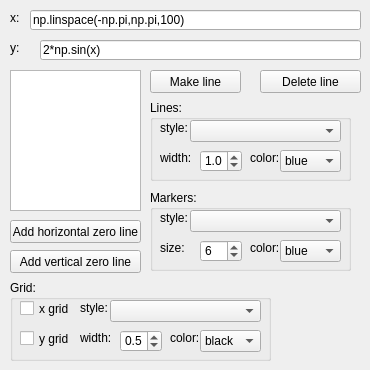
    <widget class="QWidget" name="linestab">
     <attribute name="title">
      <string>Lines</string>
     </attribute>
     <widget class="QPushButton" name="pushButton_makeline">
      <property name="geometry">
       <rect>
        <x>150</x>
        <y>70</y>
        <width>91</width>
        <height>23</height>
       </rect>
      </property>
      <property name="text">
       <string>Make line</string>
      </property>
     </widget>
     <widget class="QLabel" name="label">
      <property name="geometry">
       <rect>
        <x>10</x>
        <y>10</y>
        <width>16</width>
        <height>16</height>
       </rect>
      </property>
      <property name="text">
       <string>x:</string>
      </property>
     </widget>
     <widget class="QLabel" name="label_3">
      <property name="geometry">
       <rect>
        <x>10</x>
        <y>40</y>
        <width>21</width>
        <height>16</height>
       </rect>
      </property>
      <property name="text">
       <string>y:</string>
      </property>
     </widget>
     <widget class="QListWidget" name="listWidget_lines">
      <property name="geometry">
       <rect>
        <x>10</x>
        <y>70</y>
        <width>131</width>
        <height>141</height>
       </rect>
      </property>
      <property name="dragDropMode">
       <enum>QAbstractItemView::InternalMove</enum>
      </property>
     </widget>
     <widget class="QPushButton" name="pushButton_deleteline">
      <property name="geometry">
       <rect>
        <x>260</x>
        <y>70</y>
        <width>101</width>
        <height>23</height>
       </rect>
      </property>
      <property name="text">
       <string>Delete line</string>
      </property>
     </widget>
     <widget class="QLineEdit" name="lineEdit_x">
      <property name="geometry">
       <rect>
        <x>30</x>
        <y>10</y>
        <width>331</width>
        <height>20</height>
       </rect>
      </property>
      <property name="text">
       <string>np.linspace(-np.pi,np.pi,100)</string>
      </property>
     </widget>
     <widget class="QLineEdit" name="lineEdit_y">
      <property name="geometry">
       <rect>
        <x>40</x>
        <y>40</y>
        <width>321</width>
        <height>20</height>
       </rect>
      </property>
      <property name="text">
       <string>2*np.sin(x)</string>
      </property>
     </widget>
     <widget class="QPushButton" name="pushButton_hline">
      <property name="geometry">
       <rect>
        <x>10</x>
        <y>220</y>
        <width>131</width>
        <height>23</height>
       </rect>
      </property>
      <property name="text">
       <string>Add horizontal zero line</string>
      </property>
     </widget>
     <widget class="QPushButton" name="pushButton_vline">
      <property name="geometry">
       <rect>
        <x>10</x>
        <y>250</y>
        <width>131</width>
        <height>23</height>
       </rect>
      </property>
      <property name="text">
       <string>Add vertical zero line</string>
      </property>
     </widget>
     <widget class="QGroupBox" name="groupBox">
      <property name="geometry">
       <rect>
        <x>150</x>
        <y>100</y>
        <width>201</width>
        <height>81</height>
       </rect>
      </property>
      <property name="title">
       <string>Lines:</string>
      </property>
      <widget class="QLabel" name="label_23">
       <property name="geometry">
        <rect>
         <x>10</x>
         <y>20</y>
         <width>41</width>
         <height>16</height>
        </rect>
       </property>
       <property name="text">
        <string>style:</string>
       </property>
      </widget>
      <widget class="QComboBox" name="comboBox_linestyle">
       <property name="geometry">
        <rect>
         <x>40</x>
         <y>20</y>
         <width>151</width>
         <height>22</height>
        </rect>
       </property>
      </widget>
      <widget class="QLabel" name="label_24">
       <property name="geometry">
        <rect>
         <x>10</x>
         <y>50</y>
         <width>41</width>
         <height>16</height>
        </rect>
       </property>
       <property name="text">
        <string>width:</string>
       </property>
      </widget>
      <widget class="QDoubleSpinBox" name="doubleSpinBox_linewidth">
       <property name="geometry">
        <rect>
         <x>50</x>
         <y>50</y>
         <width>42</width>
         <height>22</height>
        </rect>
       </property>
       <property name="decimals">
        <number>1</number>
       </property>
       <property name="singleStep">
        <double>0.500000000000000</double>
       </property>
       <property name="value">
        <double>1.000000000000000</double>
       </property>
      </widget>
      <widget class="QLabel" name="label_25">
       <property name="geometry">
        <rect>
         <x>100</x>
         <y>50</y>
         <width>41</width>
         <height>16</height>
        </rect>
       </property>
       <property name="text">
        <string>color:</string>
       </property>
      </widget>
      <widget class="QComboBox" name="comboBox_linecolor">
       <property name="geometry">
        <rect>
         <x>130</x>
         <y>50</y>
         <width>61</width>
         <height>22</height>
        </rect>
       </property>
       <property name="currentIndex">
        <number>13</number>
       </property>
       <item>
        <property name="text">
         <string>white</string>
        </property>
       </item>
       <item>
        <property name="text">
         <string>silver</string>
        </property>
       </item>
       <item>
        <property name="text">
         <string>grey</string>
        </property>
       </item>
       <item>
        <property name="text">
         <string>black</string>
        </property>
       </item>
       <item>
        <property name="text">
         <string>red</string>
        </property>
       </item>
       <item>
        <property name="text">
         <string>maroon</string>
        </property>
       </item>
       <item>
        <property name="text">
         <string>orange</string>
        </property>
       </item>
       <item>
        <property name="text">
         <string>yellow</string>
        </property>
       </item>
       <item>
        <property name="text">
         <string>olive</string>
        </property>
       </item>
       <item>
        <property name="text">
         <string>lime</string>
        </property>
       </item>
       <item>
        <property name="text">
         <string>green</string>
        </property>
       </item>
       <item>
        <property name="text">
         <string>aqua</string>
        </property>
       </item>
       <item>
        <property name="text">
         <string>teal</string>
        </property>
       </item>
       <item>
        <property name="text">
         <string>blue</string>
        </property>
       </item>
       <item>
        <property name="text">
         <string>navy</string>
        </property>
       </item>
       <item>
        <property name="text">
         <string>fuchsia</string>
        </property>
       </item>
       <item>
        <property name="text">
         <string>purple</string>
        </property>
       </item>
      </widget>
     </widget>
     <widget class="QGroupBox" name="groupBox_2">
      <property name="geometry">
       <rect>
        <x>150</x>
        <y>190</y>
        <width>201</width>
        <height>81</height>
       </rect>
      </property>
      <property name="title">
       <string>Markers:</string>
      </property>
      <widget class="QComboBox" name="comboBox_markerstyle">
       <property name="geometry">
        <rect>
         <x>40</x>
         <y>20</y>
         <width>151</width>
         <height>22</height>
        </rect>
       </property>
      </widget>
      <widget class="QLabel" name="label_26">
       <property name="geometry">
        <rect>
         <x>10</x>
         <y>20</y>
         <width>41</width>
         <height>16</height>
        </rect>
       </property>
       <property name="text">
        <string>style:</string>
       </property>
      </widget>
      <widget class="QLabel" name="label_27">
       <property name="geometry">
        <rect>
         <x>10</x>
         <y>50</y>
         <width>41</width>
         <height>16</height>
        </rect>
       </property>
       <property name="text">
        <string>size:</string>
       </property>
      </widget>
      <widget class="QSpinBox" name="spinBox_markersize">
       <property name="geometry">
        <rect>
         <x>50</x>
         <y>50</y>
         <width>42</width>
         <height>22</height>
        </rect>
       </property>
       <property name="value">
        <number>6</number>
       </property>
      </widget>
      <widget class="QLabel" name="label_28">
       <property name="geometry">
        <rect>
         <x>100</x>
         <y>50</y>
         <width>41</width>
         <height>16</height>
        </rect>
       </property>
       <property name="text">
        <string>color:</string>
       </property>
      </widget>
      <widget class="QComboBox" name="comboBox_markercolor">
       <property name="geometry">
        <rect>
         <x>130</x>
         <y>50</y>
         <width>61</width>
         <height>22</height>
        </rect>
       </property>
       <property name="currentIndex">
        <number>13</number>
       </property>
       <item>
        <property name="text">
         <string>white</string>
        </property>
       </item>
       <item>
        <property name="text">
         <string>silver</string>
        </property>
       </item>
       <item>
        <property name="text">
         <string>grey</string>
        </property>
       </item>
       <item>
        <property name="text">
         <string>black</string>
        </property>
       </item>
       <item>
        <property name="text">
         <string>red</string>
        </property>
       </item>
       <item>
        <property name="text">
         <string>maroon</string>
        </property>
       </item>
       <item>
        <property name="text">
         <string>orange</string>
        </property>
       </item>
       <item>
        <property name="text">
         <string>yellow</string>
        </property>
       </item>
       <item>
        <property name="text">
         <string>olive</string>
        </property>
       </item>
       <item>
        <property name="text">
         <string>lime</string>
        </property>
       </item>
       <item>
        <property name="text">
         <string>green</string>
        </property>
       </item>
       <item>
        <property name="text">
         <string>aqua</string>
        </property>
       </item>
       <item>
        <property name="text">
         <string>teal</string>
        </property>
       </item>
       <item>
        <property name="text">
         <string>blue</string>
        </property>
       </item>
       <item>
        <property name="text">
         <string>navy</string>
        </property>
       </item>
       <item>
        <property name="text">
         <string>fuchsia</string>
        </property>
       </item>
       <item>
        <property name="text">
         <string>purple</string>
        </property>
       </item>
      </widget>
     </widget>
     <widget class="QGroupBox" name="groupBox_5">
      <property name="geometry">
       <rect>
        <x>10</x>
        <y>280</y>
        <width>261</width>
        <height>81</height>
       </rect>
      </property>
      <property name="title">
       <string>Grid:</string>
      </property>
      <widget class="QLabel" name="label_29">
       <property name="geometry">
        <rect>
         <x>70</x>
         <y>20</y>
         <width>41</width>
         <height>16</height>
        </rect>
       </property>
       <property name="text">
        <string>style:</string>
       </property>
      </widget>
      <widget class="QComboBox" name="comboBox_gridstyle">
       <property name="geometry">
        <rect>
         <x>100</x>
         <y>20</y>
         <width>151</width>
         <height>22</height>
        </rect>
       </property>
      </widget>
      <widget class="QLabel" name="label_57">
       <property name="geometry">
        <rect>
         <x>70</x>
         <y>50</y>
         <width>41</width>
         <height>16</height>
        </rect>
       </property>
       <property name="text">
        <string>width:</string>
       </property>
      </widget>
      <widget class="QDoubleSpinBox" name="doubleSpinBox_gridwidth">
       <property name="geometry">
        <rect>
         <x>110</x>
         <y>50</y>
         <width>42</width>
         <height>22</height>
        </rect>
       </property>
       <property name="decimals">
        <number>1</number>
       </property>
       <property name="singleStep">
        <double>0.500000000000000</double>
       </property>
       <property name="value">
        <double>0.500000000000000</double>
       </property>
      </widget>
      <widget class="QLabel" name="label_58">
       <property name="geometry">
        <rect>
         <x>160</x>
         <y>50</y>
         <width>41</width>
         <height>16</height>
        </rect>
       </property>
       <property name="text">
        <string>color:</string>
       </property>
      </widget>
      <widget class="QComboBox" name="comboBox_gridcolor">
       <property name="geometry">
        <rect>
         <x>190</x>
         <y>50</y>
         <width>61</width>
         <height>22</height>
        </rect>
       </property>
       <property name="currentIndex">
        <number>3</number>
       </property>
       <item>
        <property name="text">
         <string>white</string>
        </property>
       </item>
       <item>
        <property name="text">
         <string>silver</string>
        </property>
       </item>
       <item>
        <property name="text">
         <string>grey</string>
        </property>
       </item>
       <item>
        <property name="text">
         <string>black</string>
        </property>
       </item>
       <item>
        <property name="text">
         <string>red</string>
        </property>
       </item>
       <item>
        <property name="text">
         <string>maroon</string>
        </property>
       </item>
       <item>
        <property name="text">
         <string>orange</string>
        </property>
       </item>
       <item>
        <property name="text">
         <string>yellow</string>
        </property>
       </item>
       <item>
        <property name="text">
         <string>olive</string>
        </property>
       </item>
       <item>
        <property name="text">
         <string>lime</string>
        </property>
       </item>
       <item>
        <property name="text">
         <string>green</string>
        </property>
       </item>
       <item>
        <property name="text">
         <string>aqua</string>
        </property>
       </item>
       <item>
        <property name="text">
         <string>teal</string>
        </property>
       </item>
       <item>
        <property name="text">
         <string>blue</string>
        </property>
       </item>
       <item>
        <property name="text">
         <string>navy</string>
        </property>
       </item>
       <item>
        <property name="text">
         <string>fuchsia</string>
        </property>
       </item>
       <item>
        <property name="text">
         <string>purple</string>
        </property>
       </item>
      </widget>
      <widget class="QCheckBox" name="checkBox_xgrid">
       <property name="geometry">
        <rect>
         <x>10</x>
         <y>20</y>
         <width>51</width>
         <height>17</height>
        </rect>
       </property>
       <property name="text">
        <string>x grid</string>
       </property>
      </widget>
      <widget class="QCheckBox" name="checkBox_ygrid">
       <property name="geometry">
        <rect>
         <x>10</x>
         <y>50</y>
         <width>51</width>
         <height>17</height>
        </rect>
       </property>
       <property name="text">
        <string>y grid</string>
       </property>
      </widget>
     </widget>
     <zorder>groupBox_2</zorder>
     <zorder>groupBox</zorder>
     <zorder>pushButton_makeline</zorder>
     <zorder>label</zorder>
     <zorder>label_3</zorder>
     <zorder>listWidget_lines</zorder>
     <zorder>pushButton_deleteline</zorder>
     <zorder>lineEdit_x</zorder>
     <zorder>lineEdit_y</zorder>
     <zorder>pushButton_hline</zorder>
     <zorder>pushButton_vline</zorder>
     <zorder>groupBox_5</zorder>
    </widget>
